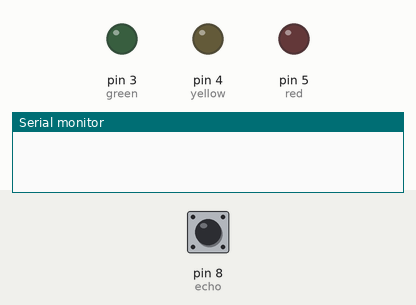
Bench run of a sketch on a simulated Arduino Uno, built with avr-gcc and run on an emulated ATmega328P. On the bench: output pins drawn as LEDs (lit = HIGH), the last lines printed to the serial monitor. The test bench sets the inputs (shaded band); at power-on: pin 8 (echo) HIGH. Pins used as bus, display or sensor lines are not drawn.

Above: at 0.1 s.
At 1.2 s:
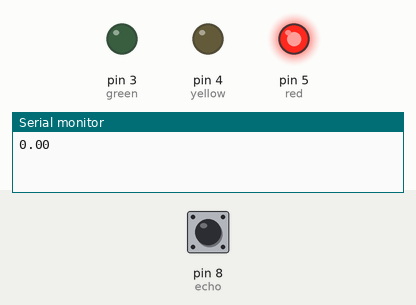
1.3 s: pin 8 (echo) pulsed LOW 2 times (0.12 s each, 0.3 s apart)
At 2.4 s:
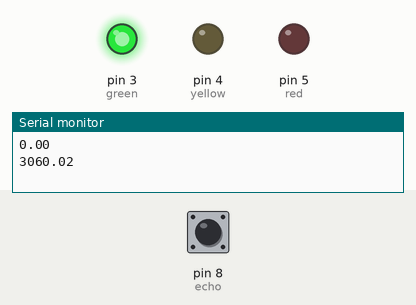
Timing chart, 0 to 4.3 s (numbered marks = the images above; inputs shaded):
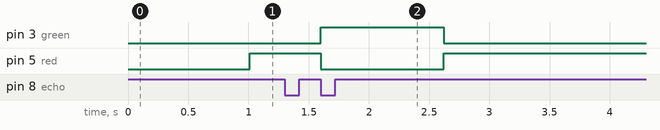

Measured:
- after the input at 1.3 s, pin 3 (green): LOW → HIGH after 0.30 s, → LOW 1.0 s later; pin 5 (red): HIGH → LOW after 0.30 s, → HIGH 1.0 s later

The sketch:

Problem2.ino
```cpp
float speedSound = 0.034; //speed of sound given in the slides
int trig = 7; //pins for trig and echo for ultrasonic sensor
int echo = 8;

int green = 3; //pins for leds
int yellow = 4;
int red = 5;

void setup() {
  // put your setup code here, to run once:
  pinMode(trig, OUTPUT); //setting pins to input or output
  pinMode(echo, INPUT_PULLUP);
  pinMode(green, OUTPUT);
  pinMode(yellow, OUTPUT);
  pinMode(red, OUTPUT);
  Serial.begin(9600); //starts serial monitor at 9600 baud
}

void loop() {
  digitalWrite(trig, HIGH); //sends short 10ms pulse to trig pin
  delay(10);
  digitalWrite(trig, LOW);

  float travelTime = pulseIn(echo, HIGH); //measures travel time as stated in slides
  float distance = speedSound * (travelTime/2); //calculates distance as stated in slides, divides travel time by 2 because it asks for ONE way travel
  Serial.println(distance); //outputs calculated distance to serial monitor
  if(distance < 10){ //if distance is below 10cm
    digitalWrite(green, LOW); //turn red led on and everything else off
    digitalWrite(yellow, LOW);
    digitalWrite(red, HIGH);
  }
  if(distance >= 10 && distance < 30){ //if distance is between 10 and 30 cm
    digitalWrite(green, LOW); //turn yellow led on and everything else off
    digitalWrite(yellow, HIGH);
    digitalWrite(red, LOW);
  }
  if(distance >= 30){ //if distance is above 30 cm
    digitalWrite(green, HIGH); //turn green led on and everything else off
    digitalWrite(yellow, LOW);
    digitalWrite(red, LOW);
  }
  delay(10); //add short delay so ultrasonic sensor has time to send and receive pulses
}
```
